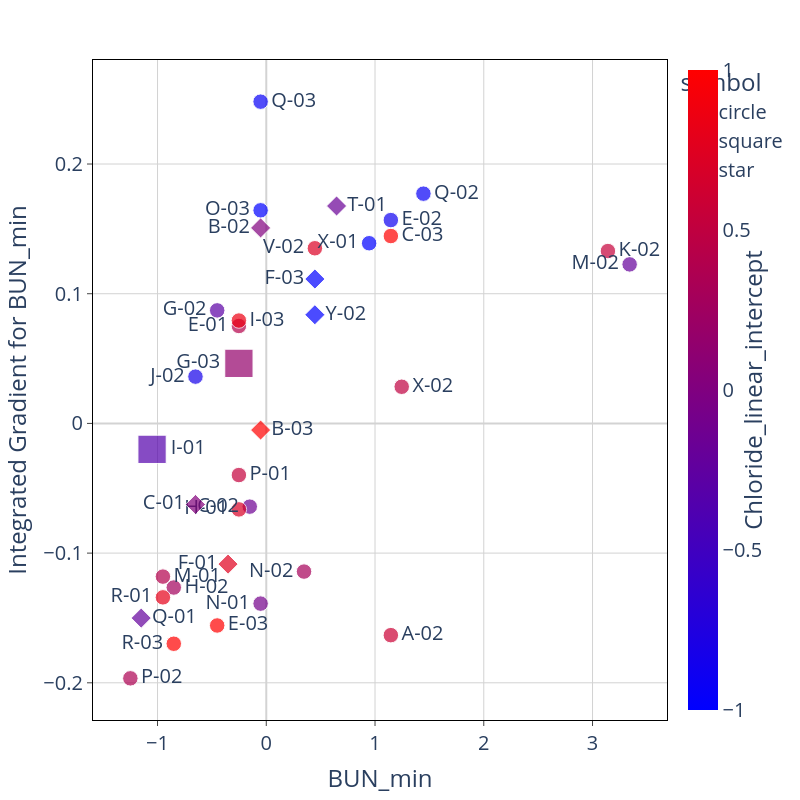

Notebook cell for this chart:
### Code cell
feat_1 = IGtable.columns[feature_order[16]]
feat_2 = IGtable.columns[feature_order[15]]

# fig = px.scatter(x = IG_X[feat_1], y = IGtable[feat_1], text= ID_track_all, color = IG_X[feat_2])
# fig.update_traces(marker=dict(size=12), textposition = 'top center')


fig=px.scatter(x = IG_x_concat[feat_1], y = IGtable_concat[feat_1], 
                 text= IGtable_concat['DeID'], 
                 color = IG_x_concat[feat_2],
                 symbol = IGtable_concat['Shape'], size = IGtable_concat['size']
                )

# fig.update_traces(marker=dict(size=12, symbol = 'square'), textposition = 'top center')
fig.update_traces(textposition = text_pos(IGtable_concat, feat_1))



fig.update_layout(
    plot_bgcolor='white',
    autosize=False,
    width=800,
    height=800,
    coloraxis = {'colorscale':'Bluered'},
    xaxis_title = feat_1,
    yaxis_title = "Integrated Gradient for " + feat_1,
    font=dict(size=20)
)

fig.update_xaxes(
    zeroline=True,
    zerolinecolor='lightgrey',
    mirror=True,
    ticks='outside',
    showline=True,
    linecolor='black',
    gridcolor='lightgrey'
    )
    
fig.update_yaxes(
    zeroline=True,
    zerolinecolor='lightgrey',
    mirror=True,
    ticks='outside',
    showline=True,
    linecolor='black',
    gridcolor='lightgrey'
)

fig.update_coloraxes(colorbar_showticklabels=True,
                    colorbar_title=dict(text=feat_2,side = "right"),
                    cmin = -1, cmax = 1)

fig.show()

### Figure 1 — Plotly figure (JSON) as saved in the notebook; plotly's stock layout.template omitted (floating-point values rounded to 4 significant figures)
{"data": [{"hovertemplate": "symbol=circle<br>x=%{x}<br>y=%{y}<br>size=%{marker.size}<br>text=%{text}<br>color=%{marker.color}<extra></extra>", "legendgroup": "circle", "marker": {"color": [0.4978, -2.948, 0.5889, -0.1419, 1.025, 0.7125, 0.2781, -0.08741, 0.4012, 0.3022, 0.3561, 0.8004, 0.5409, 1.673, 1.023, 0.4198, -0.8876, -0.2834, 0.8622, -0.8332, 0.5456, -0.2173, -0.9356, -1.009, -0.9336, 0.7228], "coloraxis": "coloraxis", "size": [6, 6, 6, 6, 6, 6, 6, 6, 6, 6, 6, 6, 6, 6, 6, 6, 6, 6, 6, 6, 6, 6, 6, 6, 6, 6], "sizemode": "area", "sizeref": 0.05, "symbol": "circle"}, "mode": "markers+text", "name": "circle", "orientation": "v", "showlegend": true, "text": ["X-02", "X-01", "A-02", "C-02", "E-03", "H-01", "H-02", "N-01", "M-01", "N-02", "P-02", "R-01", "P-01", "R-03", "C-03", "E-01", "E-02", "G-02", "I-03", "J-02", "K-02", "M-02", "Q-02", "O-03", "Q-03", "V-02"], "textposition": ["middle right", "middle left", "middle right", "middle left", "middle right", "middle left", "middle right", "middle left", "middle right", "middle left", "middle right", "middle left", "middle right", "middle left", "middle right", "middle left", "middle right", "middle left", "middle right", "middle left", "middle right", "middle left", "middle right", "middle left", "middle right", "middle left", "middle right", "middle left", "middle right", "middle left", "middle right", "middle left", "middle right", "middle left", "middle right", "middle left"], "type": "scatter", "x": [1.245, 0.9459, 1.146, -0.152, -0.4514, -0.2518, -0.8506, -0.05217, -0.9504, 0.3471, -1.25, -0.9504, -0.2518, -0.8506, 1.146, -0.2518, 1.146, -0.4514, -0.2518, -0.651, 3.142, 3.341, 1.445, -0.05217, -0.05217, 0.4469], "xaxis": "x", "y": [0.02826, 0.1389, -0.1633, -0.06417, -0.1558, -0.06629, -0.1265, -0.1389, -0.1181, -0.1142, -0.1966, -0.1341, -0.03981, -0.1699, 0.1445, 0.07513, 0.1568, 0.08715, 0.07932, 0.03607, 0.1329, 0.1226, 0.1772, 0.1643, 0.2481, 0.1351], "yaxis": "y"}, {"hovertemplate": "symbol=square<br>x=%{x}<br>y=%{y}<br>size=%{marker.size}<br>text=%{text}<br>color=%{marker.color}<extra></extra>", "legendgroup": "square", "marker": {"color": [-0.176, 0.01111, -1.324, -2.691, 1.624, 0.7627, -0.2241, 0.02701], "coloraxis": "coloraxis", "size": [6, 6, 6, 6, 6, 6, 6, 6], "sizemode": "area", "sizeref": 0.05, "symbol": "diamond"}, "mode": "markers+text", "name": "square", "orientation": "v", "showlegend": true, "text": ["T-01", "B-02", "Y-02", "F-03", "B-03", "F-01", "Q-01", "C-01"], "textposition": ["middle right", "middle left", "middle right", "middle left", "middle right", "middle left", "middle right", "middle left", "middle right", "middle left", "middle right", "middle left", "middle right", "middle left", "middle right", "middle left", "middle right", "middle left", "middle right", "middle left", "middle right", "middle left", "middle right", "middle left", "middle right", "middle left", "middle right", "middle left", "middle right", "middle left", "middle right", "middle left", "middle right", "middle left", "middle right", "middle left"], "type": "scatter", "x": [0.6465, -0.05217, 0.4469, 0.4469, -0.05217, -0.3516, -1.15, -0.651], "xaxis": "x", "y": [0.1676, 0.1507, 0.08381, 0.1113, -0.005114, -0.1085, -0.1501, -0.06251], "yaxis": "y"}, {"hovertemplate": "symbol=star<br>x=%{x}<br>y=%{y}<br>size=%{marker.size}<br>text=%{text}<br>color=%{marker.color}<extra></extra>", "legendgroup": "star", "marker": {"color": [-0.3481, 0.1598], "coloraxis": "coloraxis", "size": [20, 20], "sizemode": "area", "sizeref": 0.05, "symbol": "square"}, "mode": "markers+text", "name": "star", "orientation": "v", "showlegend": true, "text": ["I-01", "G-03"], "textposition": ["middle right", "middle left", "middle right", "middle left", "middle right", "middle left", "middle right", "middle left", "middle right", "middle left", "middle right", "middle left", "middle right", "middle left", "middle right", "middle left", "middle right", "middle left", "middle right", "middle left", "middle right", "middle left", "middle right", "middle left", "middle right", "middle left", "middle right", "middle left", "middle right", "middle left", "middle right", "middle left", "middle right", "middle left", "middle right", "middle left"], "type": "scatter", "x": [-1.05, -0.2518], "xaxis": "x", "y": [-0.01998, 0.04632], "yaxis": "y"}], "layout": {"autosize": false, "coloraxis": {"cmax": 1, "cmin": -1, "colorbar": {"showticklabels": true, "title": {"side": "right", "text": "Chloride_linear_intercept"}}, "colorscale": [[0, "rgb(0,0,255)"], [1, "rgb(255,0,0)"]]}, "font": {"size": 20}, "height": 800, "legend": {"itemsizing": "constant", "title": {"text": "symbol"}, "tracegroupgap": 0}, "margin": {"t": 60}, "plot_bgcolor": "white", "width": 800, "xaxis": {"anchor": "y", "autorange": true, "domain": [0, 1], "gridcolor": "lightgrey", "linecolor": "black", "mirror": true, "range": [-1.593, 3.685], "showline": true, "ticks": "outside", "title": {"text": "BUN_min"}, "type": "linear", "zeroline": true, "zerolinecolor": "lightgrey"}, "yaxis": {"anchor": "x", "autorange": true, "domain": [0, 1], "gridcolor": "lightgrey", "linecolor": "black", "mirror": true, "range": [-0.2287, 0.2802], "showline": true, "ticks": "outside", "title": {"text": "Integrated Gradient for BUN_min"}, "type": "linear", "zeroline": true, "zerolinecolor": "lightgrey"}}}
